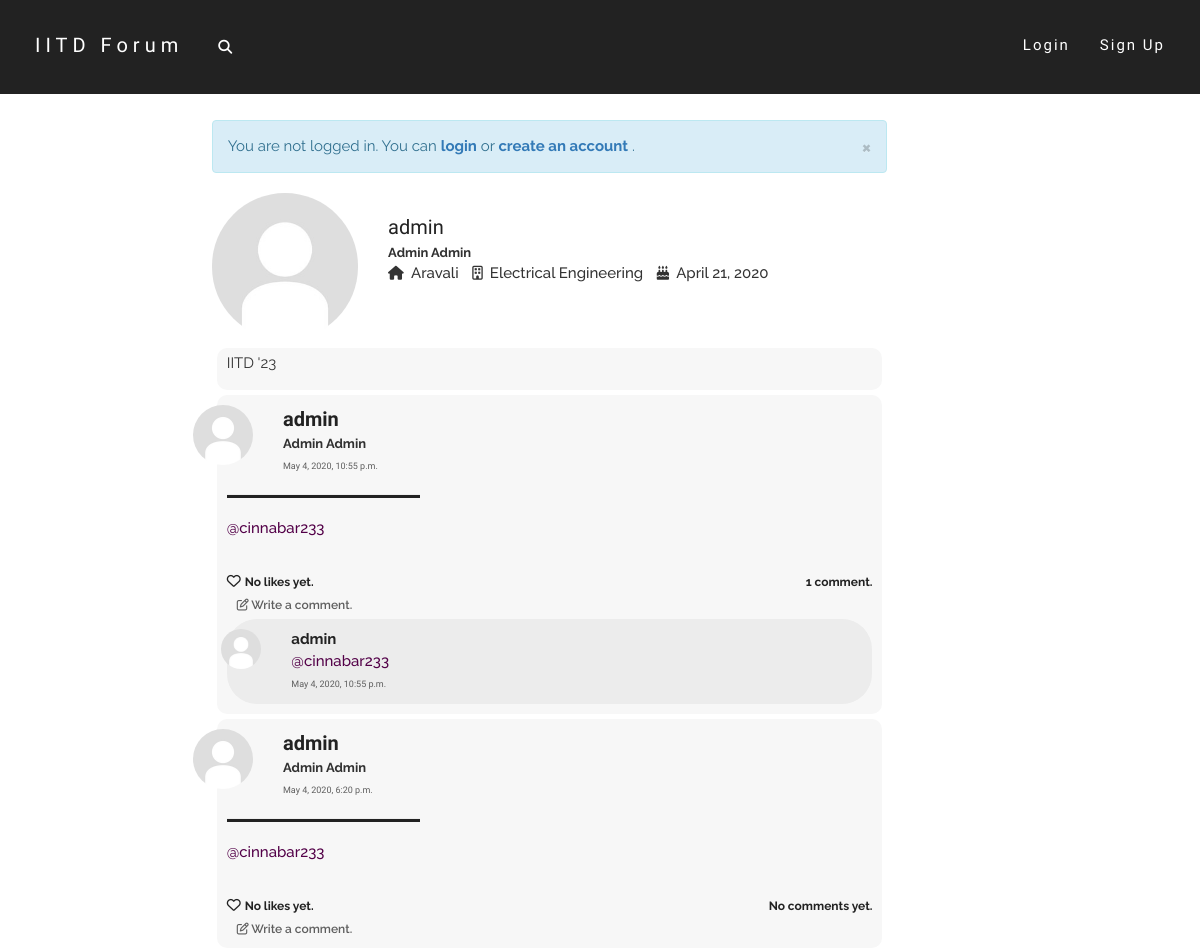
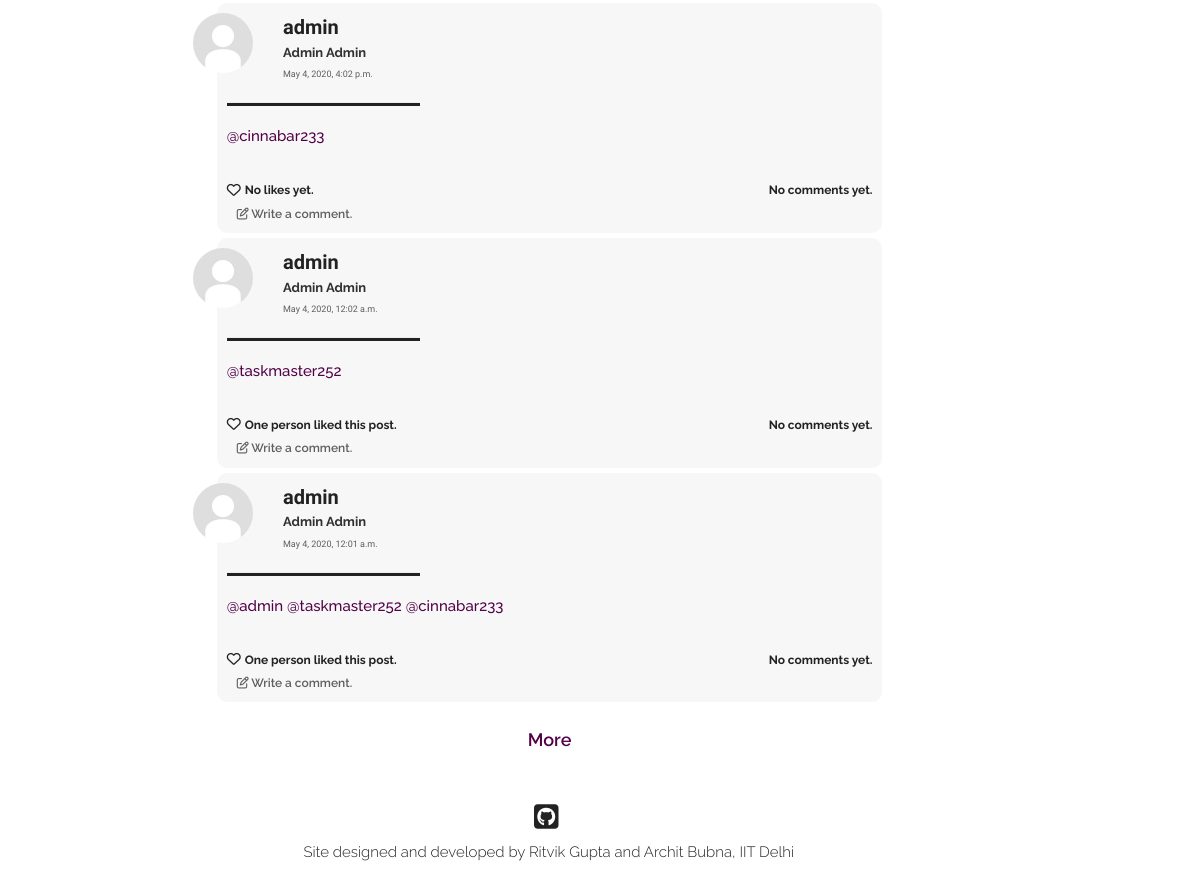
The app's page /users/admin/, older data (2 pictures, top to bottom).
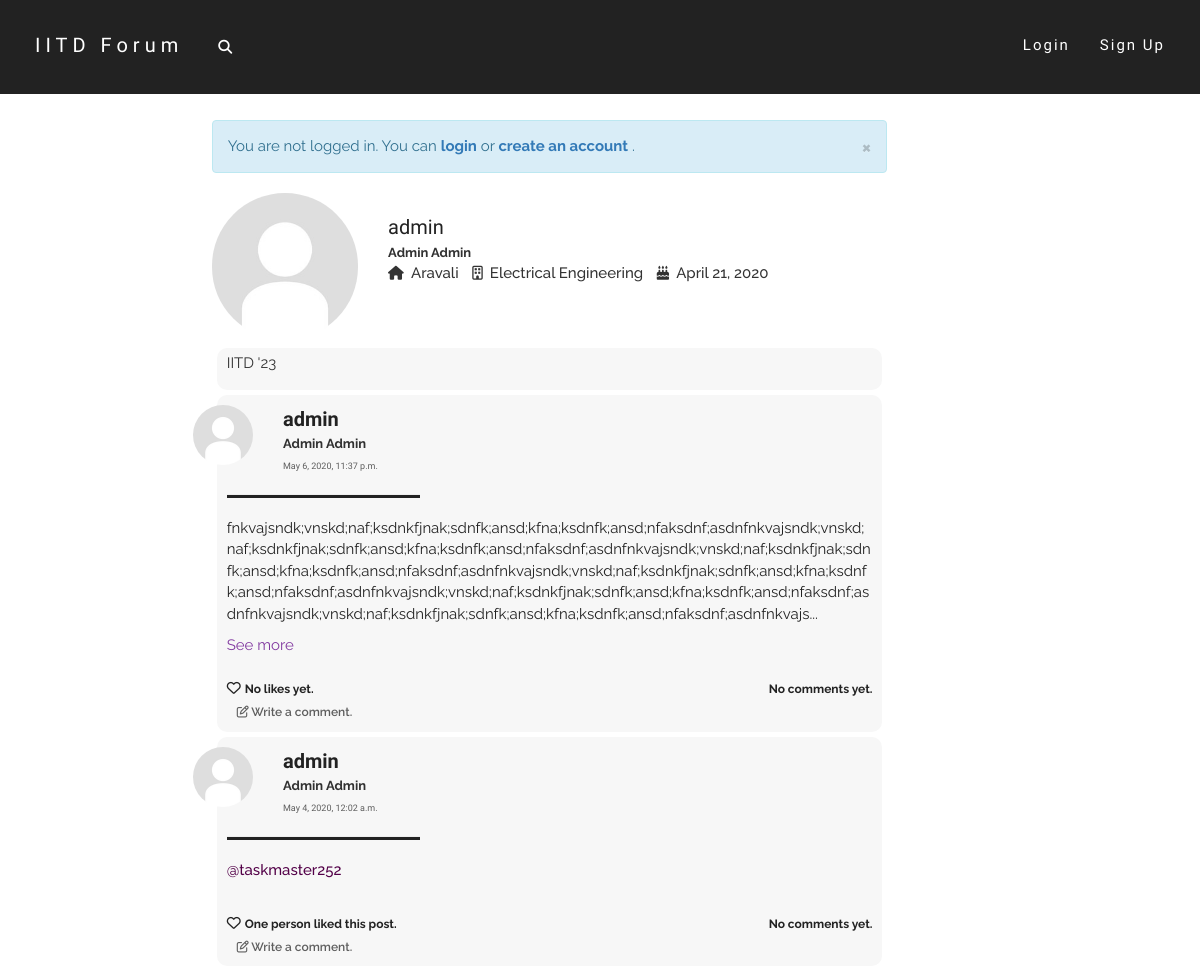
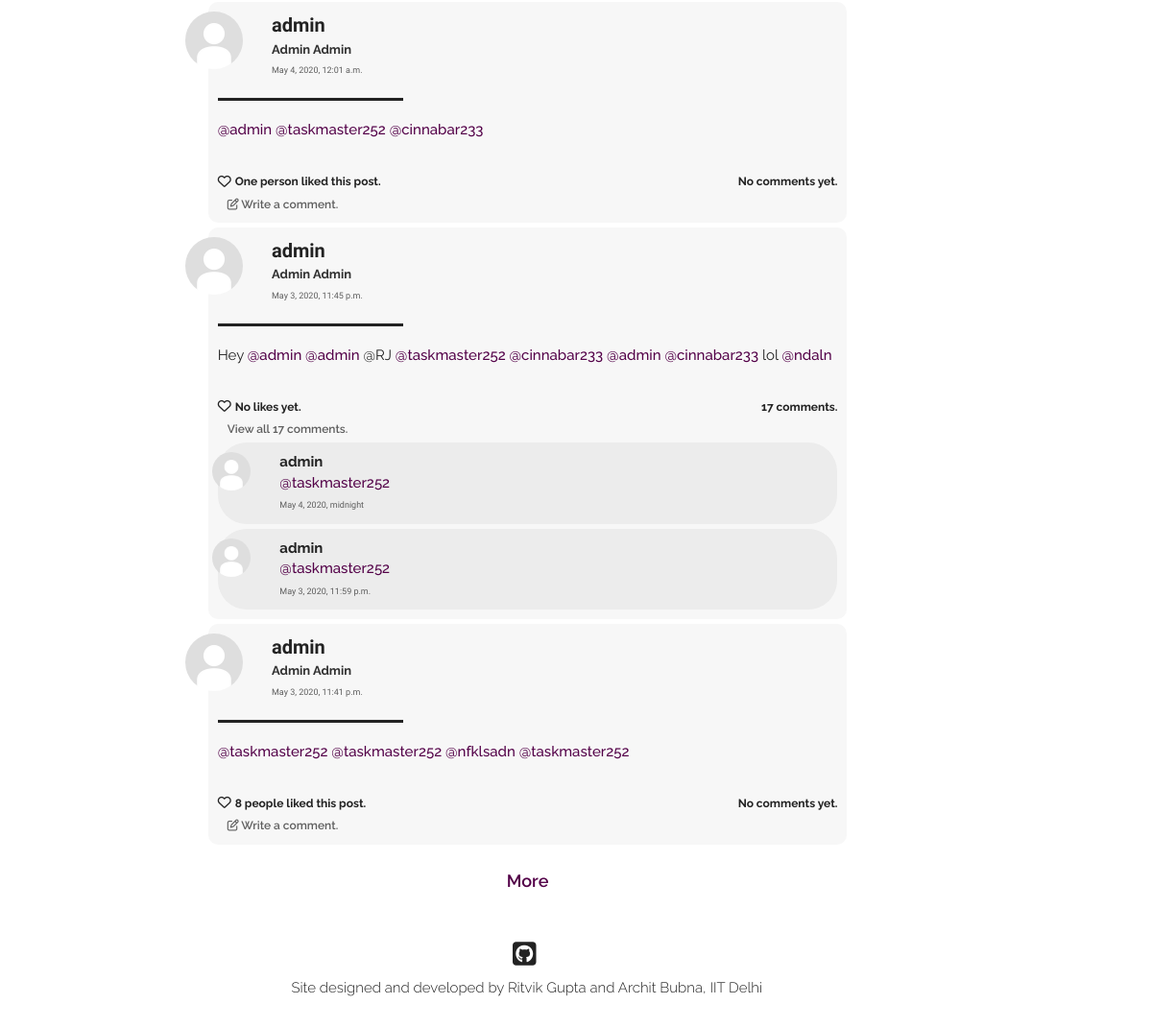
The same page, newer data (2 pictures, top to bottom).
### post/models.py (models this page shows, shortened)
class Post(models.Model):
    text = models.TextField(max_length = 5000)
    author = models.ForeignKey(User, on_delete = models.CASCADE)
    pub_date = models.DateTimeField(default = timezone.now())

class Comment(models.Model):
    parent_post = models.ForeignKey(Post, on_delete = models.CASCADE)
    text = models.CharField(max_length = 500)
    author = models.ForeignKey(User, on_delete = models.CASCADE)
    pub_date = models.DateTimeField(default = timezone.now())

class PostLike(models.Model):
    parent_post = models.OneToOneField(Post, on_delete=models.CASCADE)
    likers = models.ManyToManyField(User, blank=True)

### users/models.py (models this page shows, shortened)
class Profile(models.Model):
    parent_user = models.OneToOneField(User, on_delete=models.CASCADE)
    date_of_birth = models.DateField()
    first_name = models.CharField(max_length=50)
    last_name = models.CharField(max_length=50)
    dept = models.CharField(max_length=100, default="None")
    hostel = models.CharField(max_length=100, default="None")
    image = models.ImageField(default='default.jpg',upload_to='profile-pics')
    bio = models.TextField(default='', max_length=200)
    def full_name(self):
        return self.first_name + ' ' + self.last_name

### users/views.py (the view)
# urls.py: path('<str:u_name>/', views.profile_view, name='profile_view'),
def profile_view(request, u_name):
    try:
        user = User.objects.get(username=u_name)
    except User.DoesNotExist:
        raise Http404("ERROR 404: User does not exist")
    posts = user.post_set.all().order_by('-pub_date')
    page = request.GET.get('page', 1)
    paginator = Paginator(posts, 5)
    try:
        posts_list = paginator.page(page)
    except PageNotAnInteger:
        posts_list = paginator.page(1)
    except EmptyPage:
        posts_list = paginator.page(paginator.num_pages)
    return render(request, 'users/profile.html', {'user': user, 'posts':posts_list, 'title': user.username})

### users/templates/users/profile.html (shortened to what the changed rows need)
{% extends "post/base.html" %}
{% load post_filters %}
{% block content %}
    <div class="infinite-container">
    {% for post in posts %}
    <div class="infinite-item">
        <div class="home-post-div"  id="post-{{ post.id }}-div">
            <div class="row">
                <div class="col-md-1">
                    <img class="img-circle profile-pic" width=60 height=60 src="{{ post.author.profile.image.url }}" alt="default.jpg">
                </div>
                <div class="col-md-10">
                    <font class="username-font">
                        <b>{{post.author.username}}</b>
                    </font>
                    <br>
                    <font class="name-font">
                        {{post.author.profile.full_name}}
                    </font>
                    <br>
                    <a href="{% url 'post:post_view' post.id %}" class="date-font">
                        {{post.pub_date}}
                    </a>
                </div>
                <div class="col-md-1 delete-div">
                </div>
            </div>
            <hr class="hr1" align="left">
            <font class="post-content-font">
                {% if 600 > post.text|linebreaks|length %}
                    <div class="content-div"> {{post.text|urlize|linebreaks|tagize|safe}} </div>
                {% else %}
                    <div class="post-text-sliced content-div" id="post-text-sliced{{post.id}}" data-catid="{{post.id}}"> {{post.text|urlize|linebreaks|tagize|safe|slice:":450"}}... </div>
                    <div class="see-more" id="see-more{{post.id}}" data-catid="{{post.id}}"> See more </div>
                {% endif %}
            </font>
            <br>
            <div class="like-wrapper">
                {% if request.user in post.postlike.likers.all %}
                    <div class="like-button-wrapper">
                        <i class="fa fa-heart liked like-button" aria-hidden="true" id="like{{ post.id }}" data-catid="{{ post.id }}"></i>
                    </div>
                    <a href="#" data-toggle="modal" data-target="#like-modal-{{post.id}}" target="_blank">
                        <div class="likes-count like-count-font" id="likes-count{{ post.id }}" data-catid="{{post.postlike.likers.count}}">
                            {% if post.postlike.likers.count == 1 %}
                                You liked this post.
                            {% elif post.postlike.likers.count == 2 %}
                                You and one other liked this post.
                            {% else %}
                                You and {{ post.postlike.likers.count|add:"-1" }} others liked this post.
                            {% endif %}
                        </div>
                    </a>
                {% else %}
                    <div class="like-button-wrapper">
                        {% if request.user.is_authenticated %}
                            <i class="fa fa-heart-o likes like-button" aria-hidden="true" id="like{{ post.id }}" data-catid="{{ post.id }}"></i>
                        {% else %}
                            <a href="{% url 'login' %}"><i class="fa fa-heart-o likes like-button" aria-hidden="true" id="like{{ post.id }}" data-catid="{{ post.id }}"></i></a>
                        {% endif %}
                    </div>
                    <a href="#" data-toggle="modal" data-target="#like-modal-{{post.id}}" target="_blank">
                        <div class="likes-count like-count-font" id="likes-count{{ post.id }}" data-catid="{{post.postlike.likers.count}}">
                            {% if post.postlike.likers.count == 0 %}
                                No likes yet.
                            {% elif post.postlike.likers.count == 1 %}
                                One person liked this post.
                            {% else %}
                                {{ post.postlike.likers.count }} people liked this post.
                            {% endif %}
                        </div>
                    </a>
                {% endif %}
                <div class="comments-count like-count-font">
                    {% if post.comment_set.all|length == 0 %}
                        No comments yet.
                    {% elif post.comment_set.all|length == 1 %}
                        1 comment.
                    {% else %}
                        {{post.comment_set.all|length}} comments.
                    {% endif %}
                </div>
            </div>
            {% if post.comment_set.all|length > 2 %}
                <div class="like-wrapper">
                    <div class="likes-count" style="margin-left: 10px;">
                        <a href="{% url 'post:post_view' post.id %}" class="more-comments-font">View all {{post.comment_set.all|length}} comments.</a>
                    </div>
                </div>
            {% else %}
                <div class="like-wrapper">
                    <div class="likes-count" style="margin-left: 10px;">
                        <a href="{% url 'post:post_view' post.id %}" class="more-comments-font"> <i class="fa fa-pencil-square-o" aria-hidden="true"> </i> Write a comment.</a>
                    </div>
                </div>
            {% endif %}
            {% for comment in post.comment_set.all|dictsortreversed:"pub_date"|slice:":2" %}
            <div id="comment-{{comment.id}}-div">
                <div class="comment-div">
                    <div class="row">
                        <div class="col-md-1">
                            <img class="img-circle profile-pic" width=40 height=40 src="{{ comment.author.profile.image.url }}" alt="default.jpg">
                        </div>
                        <div class="col-md-10 content-div">
                            <a href="{% url 'users:profile_view' comment.author.username %}" class="post-head">
                                <font class="comment-username-font">
                                        <b>{{comment.author.username}}</b>
                                    </a>
                                    {{comment.text|urlize|linebreaks|tagize|safe}}
                            <font class="date-font">
                                {{comment.pub_date}}
                            </font>
                        </div>
                        <div class="col-md-1 comment-delete-div">
                        </div>
                    </div>
                </div>
            </div>
            {% endfor %}
        </div>
    </div>
    {% endfor %}
    </div>
    {% if posts.has_next %}
        <br>
    {% endif %}
{% endblock content %}

Row changes from the older to the newer data that the page shows:
removed Post: author.profile.image (placeholder picture), author.username "admin", author.profile.full_name "Admin Admin", pub_date "May 4, 2020, 10:55 p.m.", text|tagize "@cinnabar233", shows "No likes yet.", shows "1 comment.", shows "Write a comment."
removed Comment: author.profile.image (placeholder picture), author.username "admin", text|tagize "@cinnabar233", pub_date "May 4, 2020, 10:55 p.m."
removed Post: author.profile.image (placeholder picture), author.username "admin", author.profile.full_name "Admin Admin", pub_date "May 4, 2020, 6:20 p.m.", text|tagize "@cinnabar233", shows "No likes yet.", shows "No comments yet.", shows "Write a comment."
removed Post: author.profile.image (placeholder picture), author.username "admin", author.profile.full_name "Admin Admin", pub_date "May 4, 2020, 4:02 p.m.", text|tagize "@cinnabar233", shows "No likes yet.", shows "No comments yet.", shows "Write a comment."
added Post: author.profile.image (placeholder picture), author.username "admin", author.profile.full_name "Admin Admin", pub_date "May 6, 2020, 11:37 p.m.", text|tagize "fnkvajsndk;vnskd;naf;ksdnkfjnak;sdnfk;ansd;kfna;ksdnfk;ansd;nfaksdnf;asdnfnkvajsndk;vnskd;naf;ksdnkfjnak;sdnfk;ansd;kfna;ksdnfk;ansd;nfaksdnf;asdnfnkvajsndk;vnskd;naf;ksdnkfjnak;sdnfk;ansd;kfna;ksdnfk;ansd;nfaksdnf;asdnfnkvajsndk;vnskd;naf;ksdnkfjnak;sdnfk;ansd;kfna;ksdnfk;ansd;nfaksdnf;asdnfnkvajsndk;vnskd;naf;ksdnkfjnak;sdnfk;ansd;kfna;ksdnfk;ansd;nfaksdnf;asdnfnkvajsndk;vnskd;naf;ksdnkfjnak;sdnfk;ansd;kfna;ksdnfk;ansd;nfaksdnf;asdnfnkvajs", shows "No likes yet.", shows "No comments yet.", shows "Write a comment."
now on this page (row unchanged): Post: author.profile.image (placeholder picture), author.username "admin", author.profile.full_name "Admin Admin", pub_date "May 3, 2020, 11:45 p.m.", text|tagize "Hey @admin @admin @RJ @taskmaster252 @cinnabar233 @admin @cinnabar233 lol @ndaln", shows "No likes yet.", comment_set.all|length "17"
now on this page (row unchanged): Comment: author.profile.image (placeholder picture), author.username "admin", text|tagize "@taskmaster252", pub_date "May 4, 2020, midnight"
now on this page (row unchanged): Comment: author.profile.image (placeholder picture), author.username "admin", text|tagize "@taskmaster252", pub_date "May 3, 2020, 11:59 p.m."
now on this page (row unchanged): Post: author.profile.image (placeholder picture), author.username "admin", author.profile.full_name "Admin Admin", pub_date "May 3, 2020, 11:41 p.m.", text|tagize "@taskmaster252 @taskmaster252 @nfklsadn @taskmaster252", postlike.likers.count "8", shows "No comments yet.", shows "Write a comment."
